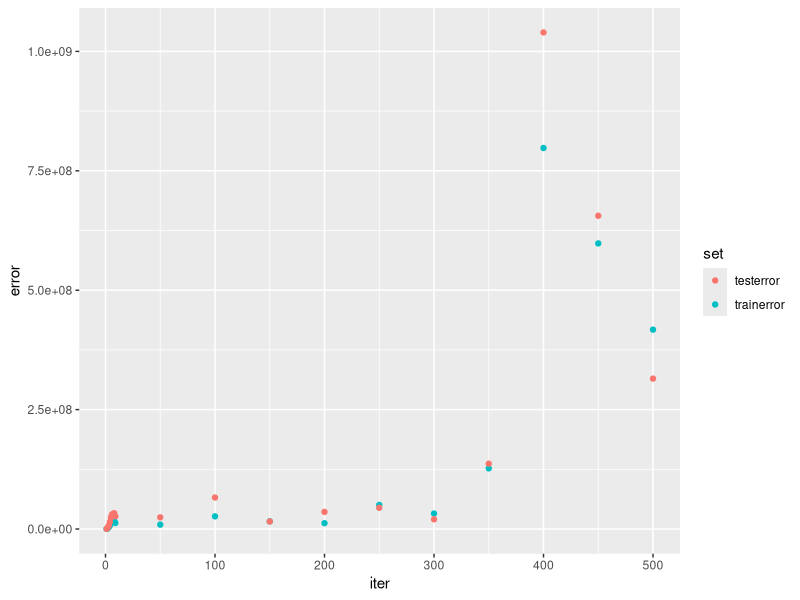

Write the R code that produced this figure. (Note: this script raises an error after producing the figure.)
library(tidyverse)
library(MASS)

housing <- Boston


LR_solve <- function(X,y){
  model<- lm(y~X[,1]+
               X[,2]+
               X[,3]+
               X[,4]+
               X[,5]+
               X[,6]+
               X[,7]+
               X[,8]+
               X[,9]+
               X[,10]+
               X[,11]+
               X[,12]+
               X[,13]
  )  
  #    w <- ginv(t(X)%*%t(t(X)))# %*%
  #    t(X) *y
  w <- summary(model)$coefficients[,'Estimate']
  return(w)
}


LR_predict <- function(X,w){
  X <- as.matrix(add_column(X, intercept=1, .before=1))
  
  num_obs <-length(X[,1])
  num_feature <- length(X[1,])
  predicts <- integer()
  
  for (i in 1:num_obs){
    temp <- 0
    for (j in 1:num_feature){
      temp <- temp+(X[i,j]* w[j])
    }
    
    predicts[i] <- temp
  }
  return(predicts)
}


MSE_calc <- function(predictions, reality){
  mse <- 0
  totalerror <- 0
  
  num_predictions <-length(predictions) 
  for( i in 1:num_predictions){
    dif <- predictions[i]-reality[i]
    sqdif <- dif^2
    totalerror <- totalerror+sqdif
  }
  
  mse <- totalerror/num_predictions
  return(mse)
}

normalize <- function(data){
  min <- min(data)
  range <- max(data)-min
  n <- length(data)
  
  normaldata <- integer(n)
  
  for(i in 1:n){
    point <- data[i]
    if(point==0){
      normaldata[i] <- 0
    }else{
      normaldata[i] <- (point-min)/range  
    }
  }
  
  return(normaldata)
}  

gd_online <- function(X,y,stepnum){
  
  XwithInt <- add_column(X, intercept=1, before=1)
  d <- length(XwithInt[1,])
  n <- length(y)
  
  #initialize weights
  gd_weights <-integer(d)
  
  #initialize empty df
  errors <- data_frame(iter=1:stepnum,trainerror=0,testerror=0)
  
  for (t in 1:stepnum){
    #select a datapoint      
    i <- t%%n
    if(i==0){i <- n}
    #set a learning rate
    a <- .1 #2/t
    
    #Update Weight vector
    #helpful precalculation of error for this point y-f(x_i,w)
    point_error <-y[i]-LR_predict(X[i,],gd_weights)
    
    updateval <- integer()
    for (j in 1:d){
      updateval[j] <- XwithInt[i,j]* (a*point_error)
    }
    
    gd_weights <- gd_weights+updateval
    
  train_predictions <- LR_predict(housing_train[,1:13],gd_weights)
  test_predictions <- LR_predict(housing_test[,1:13],gd_weights)
  
  trainerror <- MSE_calc(train_predictions,housing_train[,14])
  testerror <- MSE_calc(test_predictions,housing_test[,14])
  
  errors[t,'trainerror'] <- trainerror
  errors[t,'testerror'] <- testerror
  }
  returnvals <- list(errors, gd_weights)
  return(returnvals)
}


dot_prod_mbyv <- function(A,b){
  acoln <- length(A[1,])
  arown <- length(A[,1])

  results <- integer()
  for (i in 1:arown){
    temp <- 0
    for (j in 1:acoln){
      temp <- temp+(A[i,j]* b[j,i])
    }
    
    results[i] <- temp
  }
  return(results)
  
}
#######################################################################

housing_train <- housing[1:433,]
housing_test <- housing[434:506,]

lr_weights <- LR_solve(data.frame(housing_train[,1:13]),housing_train[,14])

lr_train_predictions <- LR_predict(housing_train[,1:13],lr_weights)
lr_test_predictions <- LR_predict(housing_test[,1:13],lr_weights)

trainerror <- MSE_calc(lr_train_predictions,housing_train[,14])
testerror <- MSE_calc(lr_test_predictions,housing_test[,14])

X <- housing_train[,1:13]
y <- housing_train[,14]

d <- length(X[1,])
n <- length(y)

#normalize data
normalX <-  data.frame(matrix(ncol = d, nrow = n))
for(col in 1:d){
  normalX[,col] <- normalize(X[,col])
}


stepnum <- 500

XwithInt <- add_column(normalX, intercept=1, .before=1)

#initialize weights
  gd_weights <-integer(d+1)
  
#initialize empty df
  errors <- data_frame(iter=1:stepnum,trainerror=0,testerror=0)
  i=2
  for (t in 1:stepnum){
    #select a datapoint      
    i <- t%%n
    if(i==0){i <- n}
    #set a learning rate
    a <- .1 #2/t
    
    #Update Weight vector
    #helpful precalculation of error for this point y-f(x_i,w)
  
    
    point_error <-y[i]-LR_predict(normalX[i,],gd_weights)
    
    updateval <- integer()
    for (j in 1:(d+1)){
      updateval[j] <- XwithInt[i,j]* a*point_error
    }
    
    gd_weights <- gd_weights+updateval
    
    #old mistaktes
    #update intercept
    #    gd_weights[1] <- gd_weights[1]+(a*point_error)
    #    
    #update other weights
    #    for (j in 2:d+1){
    #        gd_weights[j] <- gd_weights[j]+(a*point_error*X[i,j-1])
  }
  



gd_output <- gd_online(normalX,y,500)

gd_errors <- gd_output[[1]] %>% 
  gather(set, error, trainerror:testerror) %>% 
  filter(iter<10|iter%%50==0)
gd_weight <- gd_output[[2]]

errorplot <- ggplot(gd_errors, aes(x=iter, y=error, color=set))+
  geom_point()

gd_test_predictions <- LR_predict(housing_test[,1:13],gd_weight)

gd_train_predictions <- LR_predict(housing_train[,1:13],gd_weight)




###############################################2
class_train <- read_csv('hw2Data/classification_train.txt', col_names = FALSE, col_types = 'ddd')
class_test <- read_csv('hw2Data/classification_test.txt', col_names = FALSE, col_types = 'ddc')

logr_predict<- function(X,logr_weights){
  z <- X %*% t(logr_weights)
  
  prob <- 1/(1+exp(-t(logr_weights)*X))
  
  for(i in 1:length(prob)){
    if(prob[i] > .5){
      class[i] <- 1
    }
    else{class[i] <- 0}
  }
  return(class)
}


GLR <- function(X,y,stepnum){
  d <- length(X[1,])
  n <- length(y)
  
  XwithInt <- add_column(X, intercept=1, before=1)
  
  X <- as.matrix(X)
  y <- as.matrix(y)
  #initialize weights
  logr_weights <-rep(1,d+1)
  
  #initialize empty df
  errors <- data_frame(iter=1:stepnum,trainerror=0,testerror=0)
  
  for (k in 1:stepnum){
    
    #select a datapoint      
    i <- k%%n
    
    if(i==0){i <- n}
    
    guessvect <- logr_predict(X[i],logr_weights)
    guess <- guessvect[1]
    y[i]
    incorrect <- y[i]-guess
    
    if (incorrect!=0){
      #set a learning rate
      a <- 2/k
      #Update Weight vector
      logr_weights <- logr_weights+(a*XwithInt[i])
    }
  }
  return(logr_weights)
}

trainX<- class_train[,1:2]
trainy <- class_train[,3]
testX <- class_test[,1:2]
testy <- class_test[,3]

X <- trainX
y <- trainy
stepnum <- 500

GLR()